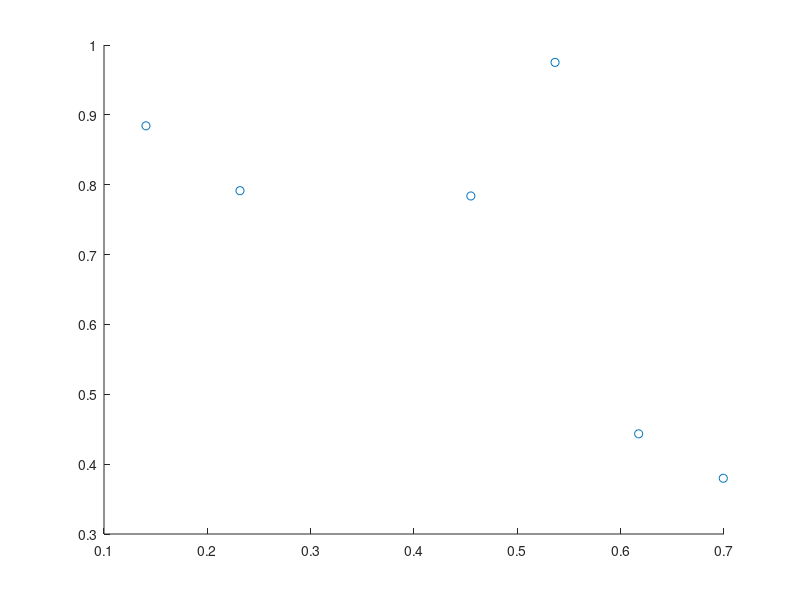

Recreate this plot in MATLAB. (Note: this script raises an error after producing the figure.)
x = 0.1406;
y = 0.8843;

vertices = [
    0.1406 0.8843 0;
% non-convex test 0    
    0.2316 0.7915 1
    0.5365 0.9751 1
    0.6174 0.4434 1
    0.4550 0.7839 1
    
% non-convex test 1
%     0.3151 0.8183 1;
%     0.1885 0.4039 1;
%     0.5511 0.7418 1;
%     0.2873 0.6360 1;
%     0.3410 0.7189 2;
%     0.7599 0.9815 2;
%     0.6267 0.4587 2;
%     0.5882 0.8374 2;

% non-convex test 2 
%     0.3668 0.8680 1
%     0.4934 0.8591 1
%     0.5438 0.6181 1
%     0.4225 0.4677 1
%     0.2621 0.4957 1
%     0.4112 0.6653 1   
%     0.5982 0.8196 2
%     0.7261 0.9649 2
%     0.7234 0.6691 2
%     0.6750 0.8502 2

% convex polygons test 1
%     0.2382 0.8808 1
%     0.3549 0.8362 1
%     0.2733 0.6309 1
%     0.1593 0.6921 1
%     0.4444 0.6819 2
%     0.4530 0.4791 2
%     0.6200 0.5097 2
%     0.6101 0.7622 2

% convex polygons test 2
%     0.3651 0.7641 1;
%     0.3205 0.6166 1;
%     0.4493 0.4927 1;
%     0.5478 0.7404 1;
%     0.5935 0.8234 2;
%     0.6081 0.9598 2;
%     0.7327 0.9713 2;
%     0.7228 0.7444 2;

    0.6993 0.3798 3
   
% test from the lab-description (comment everything above)
% 0.7807 9.0497 0
% 3.0322 8.9912 1
% 1.3655 6.7105 1
% 4.1140 4.0497 1
% 6.2778 8.2310 1
% 8.2953 5.8333 2
% 5.6345 2.6170 2
% 9.1433 1.9152 2
% 11.4825 6.9444 2
% 10.2544 0.5702 3

% test from the lab-description (big one)
% 0.6053    7.9971         0;   
% 1.0439    6.8567    1.0000;   
% 2.9737    8.2602    1.0000;     
% 3.9386    6.3304    1.0000;    
% 1.9795    5.3655    1.0000;   
% 6.4532    8.3187    2.0000;     
% 5.1959    6.6228    2.0000;    
% 6.3070    4.6637    2.0000;   
% 8.7339    6.2719    2.0000;   
% 8.4708    7.8801    2.0000;  
% 3.2368    4.8684    3.0000;  
% 0.8684    3.9620    3.0000;   
% 1.2485    2.5585    3.0000;   
% 3.3538    2.4123    3.0000;   
% 4.8450    4.0497    3.0000;  
% 6.5994    3.9327    4.0000;   
% 6.5409    2.0906    4.0000;  
% 8.5877    2.2076    4.0000;    
% 8.6170    4.6053    4.0000;    
% 9.4357    7.2368    5.0000;   
% 11.1608    4.0789    5.0000;
% 10.3129    7.9094    5.0000;   
% 10.3713    1.5351    6.0000
];

figure, scatter(vertices(:,1), vertices(:,2)), hold on;
[edges, polyEdges] = RPS(vertices);
for i = 1:size(polyEdges,1)
    line([polyEdges(i,1), polyEdges(i,3)],[polyEdges(i,2), polyEdges(i,4)], 'Color', [0.8 0.8 0.8], 'LineWidth', 5);
end;
for i = 1:size(edges,1)
    line([vertices(edges(i,1), 1), vertices(edges(i,2),1)],[vertices(edges(i,1), 2), vertices(edges(i,2),2)])
end;


